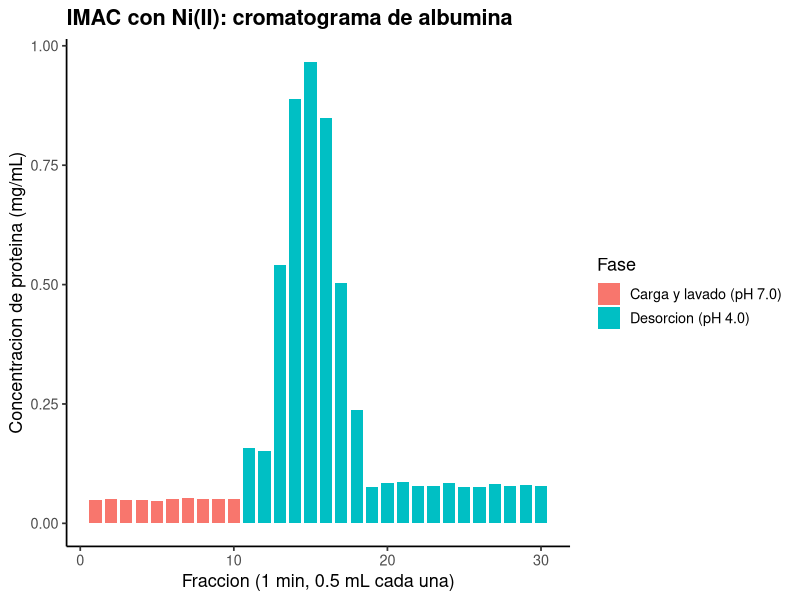
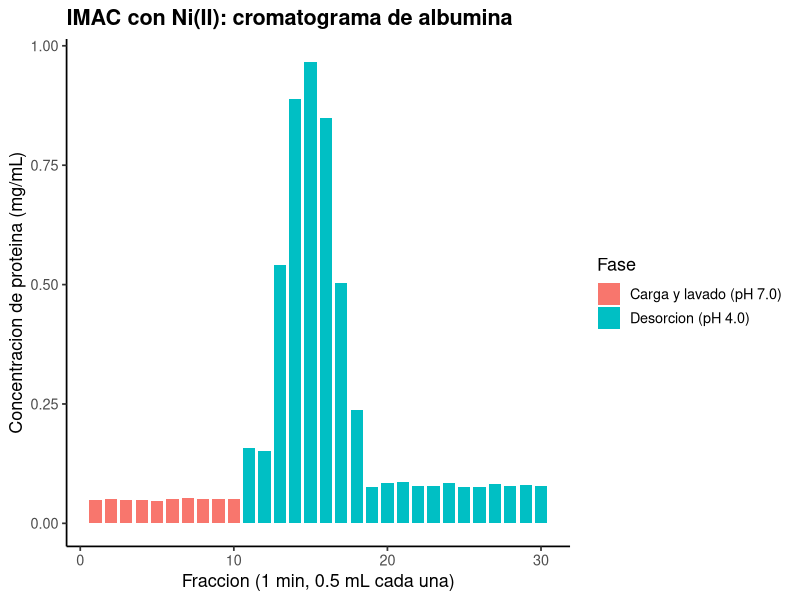

Recreate these plots in R, in order.
# ==========================================================================
# P7. Cromatografia de afinidad por metal inmovilizado (IMAC)
# ==========================================================================
# Autor: Dr. Jose Juan Torres Martinez
# Docente de Ciencias Quimicas
# Universidad Autonoma de San Luis Potosi (UASLP)
# Mexico
#
# Material academico para estudiantes
# Serie "Bioseparaciones" - Laboratorio, Practica 7. IMAC
#
# Descripcion: Practica 7 del laboratorio: la columna de afinidad IMAC con niquel. Aqui se analiza el cromatograma de IMAC con niquel: albumina cargada en buffer de adsorcion (fosfato 20 mM, NaCl 500 mM, pH 7.0) y desorbida con buffer pH 4.0. Cada fraccion es de 1 min a 0.5 mL/min, asi que la masa por fraccion es concentracion por 0.5 mL; la suma da la masa recuperada y su porcentaje respecto a los 6 mg cargados. Lo que se aprende aqui dice cuanta proteina se recupera en la desorcion y en que fracciones sale.
#
# Objetivos de aprendizaje:
#   - Identificar el pico de desorcion en el cromatograma.
#   - Calcular la masa de proteina por fraccion y la masa total.
#   - Calcular el porcentaje de recuperacion respecto a lo cargado.

# Datos: datos_imac.csv (concentracion de proteina por fraccion, medida por Bradford; carga 3 mL a 2 mg/mL = 6 mg).
# Desarrollo: llegamos a la columna de IMAC ya preparada en la practica del FPLC. Primera parada: la masa de proteina en cada fraccion. Segunda parada: la masa recuperada en la desorcion y su porcentaje. Tercera parada: el cromatograma. En cada parada calculamos y comentamos que significa el resultado antes de seguir.
# ==========================================================================

library(tidyverse)

# --------------------------------------------------------------------------
# Protocolo (Manual de Practicas, Practica 7. IMAC; pasos 9 a 19 del manual)
# --------------------------------------------------------------------------
# Buffers y soluciones (manual): buffer de adsorcion (fosfato 20 mM, NaCl 500 mM, pH 7.0, filtrado); buffer de desorcion (fosfato 20 mM, NaCl 500 mM, pH 4.0, filtrado); agua filtrada; sulfato de niquel (20 mM, filtrado); solucion acida (HCl 0.1 M, filtrado).
# Paso 9. Preparar una solucion de albumina (3 mL) en buffer de adsorcion a 2 mg/mL. Agitar suavemente para que se disuelvan los cristales.
# Paso 10. Con la columna conectada, alimentar agua por 5 min a un flujo de 0.5 mL/min.
# Paso 11. Detener la bomba y sustituir la alimentacion por la solucion de sulfato de niquel. Arrancar la bomba y alimentar el sulfato de niquel al mismo flujo hasta que el frente verde alcance la parte superior de la columna.
# Paso 12. Detener la bomba y sustituir la alimentacion por agua. Arrancar la bomba y lavar por 10 min.
# Paso 13. Detener la bomba y sustituir la alimentacion por el buffer de adsorcion. Arrancar la bomba y alimentar el buffer de adsorcion por 10 min o hasta que el pH de la solucion que sale de la columna sea 7.0 (verificarlo con papel pH).
# Paso 14. Cuando el pH sea el deseado el sistema esta listo para alimentar la muestra. No apagar la bomba. Cargar la solucion de proteina en una jeringa de 3 mL y llenar el loop del sistema cromatografico evitando la introduccion de burbujas.
# Paso 15. Conectar la salida de la bomba al fraccionador, al que previamente se le han colocado tubos de ensayo. Seleccionar 1 min como intervalo de fraccionacion. Una vez que la solucion comience a caer en el primer tubo de ensayo del automuestreador, inyectar la muestra y arrancar el automuestreador (sin olvidar cambiar de tubo).
# Paso 16. Permitir que se fraccionen 10 tubos de muestra. Despues detener la bomba junto con el fraccionador y sustituir la alimentacion por buffer de desorcion. Arrancar la bomba y el fraccionador y alimentar el buffer de desorcion hasta que se colecten 20 tubos de muestra.
# Paso 17. Detener la bomba junto con el fraccionador y sustituir la alimentacion por la solucion acida. Arrancar la bomba y el fraccionador y alimentar la solucion acida hasta que la coloracion azul de la columna desaparezca. Colectar cuantos tubos sean necesarios.
# Paso 18. Detener la bomba y el fraccionador y alimentar agua hasta que el pH de la solucion de salida de la columna sea neutro. No es necesario fraccionar mas tubos.
# Paso 19. Analizar los tubos fraccionados midiendo la absorbancia a 280 nm (a excepcion de los tubos que contienen niquel) y mediante SDS-PAGE (sesion 2).
# Sesion 2 (SDS-PAGE de las fracciones): el manual solo indica analizar las fracciones mediante SDS-PAGE en la sesion 2, sin detallar la preparacion de esas muestras. La indicacion para esa sesion es: calentar las muestras de las fracciones en microtubos 2 min antes de cargarlas, con buffer de carga 50/50 (50% muestra y 50% buffer de carga).
# Las concentraciones por fraccion del CSV se midieron por Bradford; el manual indica analizar las fracciones por absorbancia a 280 nm (excepto los tubos con niquel) y por SDS-PAGE en la sesion 2.
# Seguridad y reglas (manual): no introducir burbujas al llenar el loop; verificar el pH de salida con papel pH; bata blanca obligatoria y guantes cuando se indique.

# --------------------------------------------------------------------------
# Parada 1. Leer las fracciones y calcular la masa por fraccion
# --------------------------------------------------------------------------
# Estamos frente a la columna de IMAC con el colector de fracciones. Cada fraccion es de 1 min a 0.5 mL/min, asi que la masa por fraccion es la concentracion medida por Bradford por 0.5 mL.
# Fraccion de 1 min a 0.5 mL/min = 0.5 mL por fraccion.
# Masa por fraccion (mg) = concentracion (mg/mL) * 0.5 mL.
# Carga: 3 mL a 2 mg/mL = 6 mg de albumina.
volumen_fraccion_ml <- 0.5
masa_cargada_mg <- 6.0

datos <- read_csv("datos_imac.csv", show_col_types = FALSE)

datos <- datos %>%
  mutate(masa_mg = concentracion_proteina_mg_ml * volumen_fraccion_ml)

print(datos)

# --------------------------------------------------------------------------
# Parada 2. Masa recuperada en la desorcion y porcentaje de recuperacion
# --------------------------------------------------------------------------
# Seguimos en la columna: sumamos la masa por fase y calculamos la masa recuperada en la desorcion y su porcentaje respecto a los 6 mg cargados.
resumen <- datos %>%
  group_by(fase) %>%
  summarise(masa_mg = sum(masa_mg), .groups = "drop")

print(resumen)

masa_desorcion <- resumen %>%
  filter(fase == "Desorcion (pH 4.0)") %>%
  pull(masa_mg)
print(tibble(
  masa_recuperada_mg = masa_desorcion,
  recuperacion_porciento = masa_desorcion / masa_cargada_mg * 100
))

# --------------------------------------------------------------------------
# Parada 3. Grafica: cromatograma IMAC
# --------------------------------------------------------------------------
# Graficamos el cromatograma: cada barra es una fraccion y su color marca la fase, carga y lavado o desorcion. Aqui se ve donde sale la proteina.
grafica <- ggplot(
  datos,
  aes(x = fraccion, y = concentracion_proteina_mg_ml, fill = fase)
) +
  geom_col(width = 0.8) +
  labs(
    x = "Fraccion (1 min, 0.5 mL cada una)",
    y = "Concentracion de proteina (mg/mL)",
    fill = "Fase",
    title = "IMAC con Ni(II): cromatograma de albumina"
  ) +
  theme_classic(base_size = 13) +
  theme(plot.title = element_text(face = "bold"))

print(grafica)

# --------------------------------------------------------------------------
# 4. Exportar la grafica
# --------------------------------------------------------------------------
# Antes de salir de la columna de IMAC guardamos la grafica de la practica.
ggsave("07_imac.png", grafica,
       width = 18, height = 12, units = "cm", dpi = 300)

# --------------------------------------------------------------------------
# Interpretacion
# --------------------------------------------------------------------------
# Grafica (cromatograma IMAC): el eje x es la fraccion (1 min, 0.5 mL cada una) y el eje y es la concentracion de proteina en mg/mL; el color marca la fase.
# - En carga y lavado casi no sale proteina: la albumina queda retenida en la columna con niquel a pH 7.0. Esto significa que la histidina de la superficie se une al niquel a pH 7, y por eso lo siguiente es cambiar el buffer para desorberla.
# - Al cambiar a pH 4.0 aparece el pico de desorcion entre las fracciones 13 y 17, donde sale la mayor parte de la proteina. Esto significa que al protonarse la histidina a pH 4 la union se rompe y la proteina sale en pocas fracciones concentradas, que son las que se juntan.

# --------------------------------------------------------------------------
# Que aprendimos
# --------------------------------------------------------------------------
# - La histidina de la superficie se une al niquel a pH 7 y se protona a pH 4, lo que rompe la union y desorbe la proteina.
# - La masa recuperada es la suma de concentracion por volumen en cada fraccion de la desorcion.
# Terminamos la practica en la columna de IMAC: ya sabemos en que fracciones sale la albumina y cuanta se recupera. Seguimos a la ultima practica: la columna de intercambio ionico, donde la carga de la albumina decide si se retiene.
